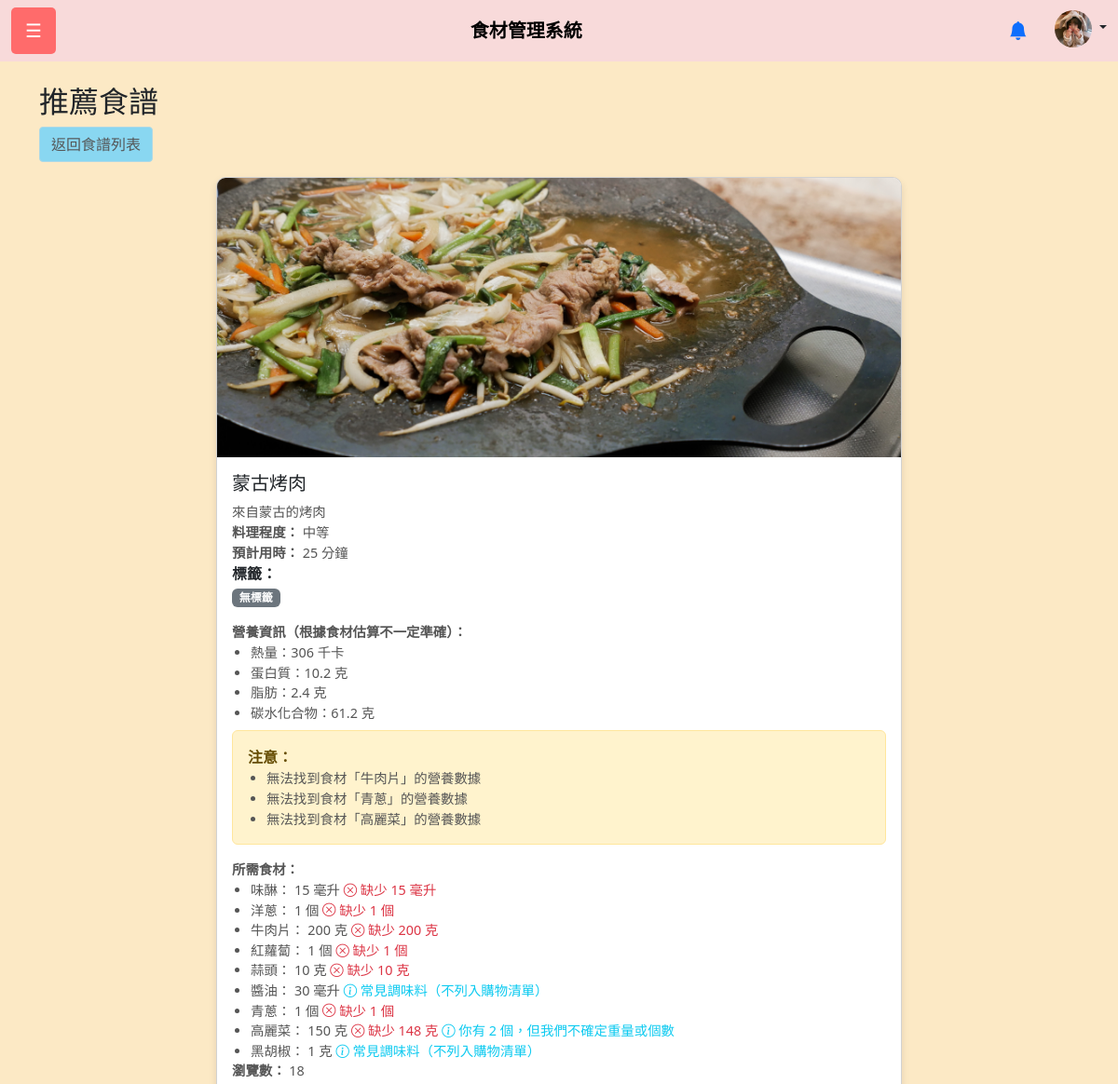
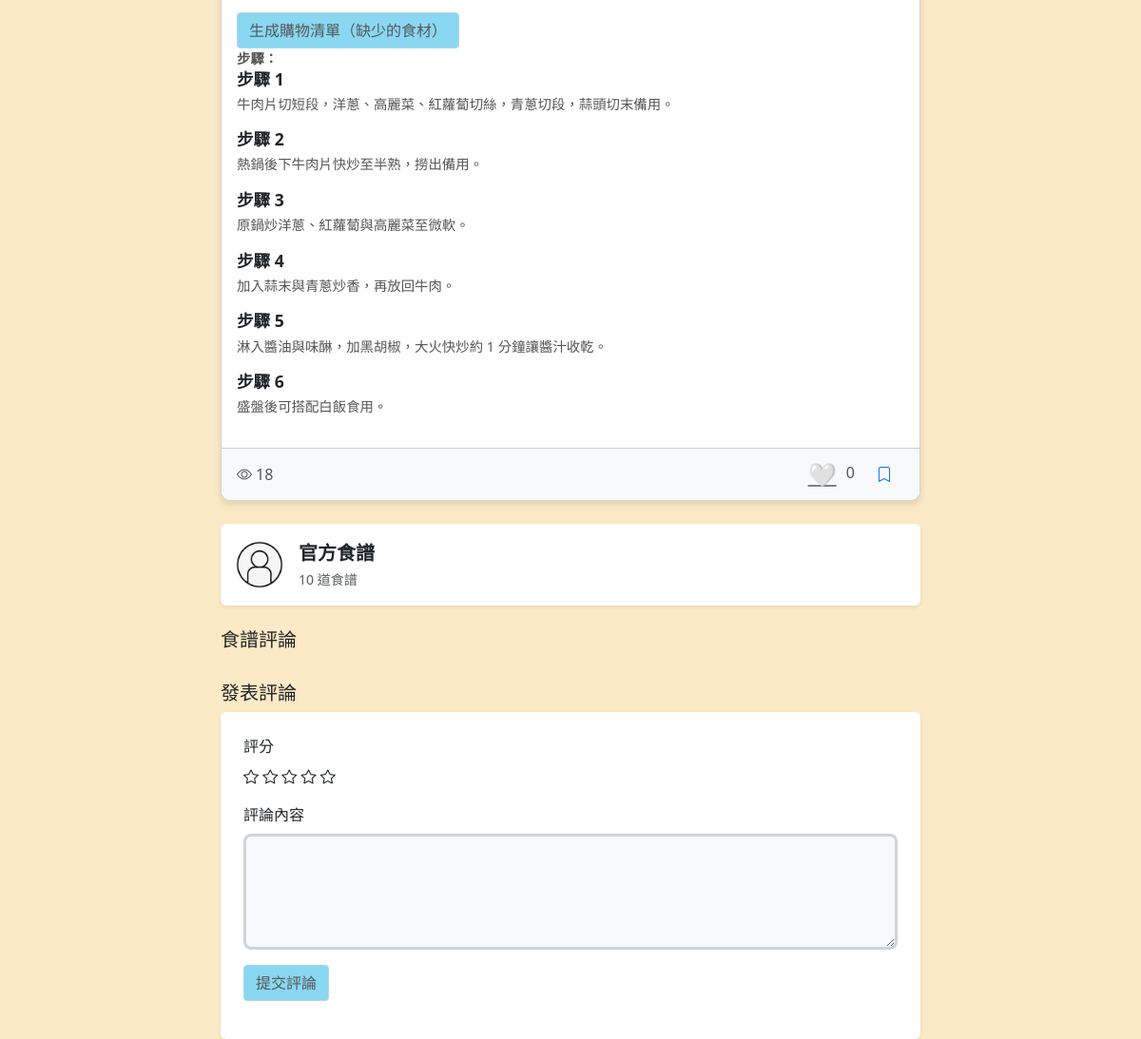
Page /recipe_detail.php?RecipeId=26 (signed in) on the committed database (2 pictures, top to bottom).
### tables this page shows
CREATE TABLE `recipe` (
  `RecipeId` int(11) NOT NULL,
  `rName` varchar(50) NOT NULL,
  `cooktime` int(11) DEFAULT NULL,
  `DifficultyLevel` varchar(20) DEFAULT NULL,
  `Description` text DEFAULT NULL,
  `uId` int(11) NOT NULL,
  `UploadDate` timestamp NOT NULL DEFAULT current_timestamp(),
  `CoverImage` varchar(255) DEFAULT NULL,
  `ViewCount` int(11) NOT NULL DEFAULT 0
);

CREATE TABLE `recipeingredient` (
  `RecipeId` int(11) NOT NULL,
  `IngredientName` varchar(100) NOT NULL,
  `Quantity` int(11) DEFAULT NULL,
  `Unit` varchar(50) DEFAULT NULL
);

CREATE TABLE `user` (
  `uId` int(11) NOT NULL,
  `uName` varchar(50) NOT NULL,
  `Password` varchar(255) NOT NULL,
  `Email` varchar(50) NOT NULL,
  `Language` varchar(50) DEFAULT NULL,
  `uImage` varchar(255) DEFAULT NULL
);

### recipe_detail.php (the view, shortened to what the rows shown need)
<?php
$recipeId = (int) $_GET['RecipeId'];
$conn = new mysqli("localhost", "root", "", "foodmanager");
$stmt = $conn->prepare("
    SELECT r.RecipeId, r.rName, r.cooktime, r.DifficultyLevel, r.Description, r.uId, r.UploadDate, r.CoverImage, r.ViewCount, u.uName, u.uImage
    FROM recipe r
    JOIN user u ON r.uId = u.uId
    WHERE r.RecipeId = ?
");
$stmt->bind_param("i", $recipeId);
$stmt->execute();
$result = $stmt->get_result();
$recipe = $result->fetch_assoc();
$stmt = $conn->prepare("
    SELECT IngredientName, Quantity, Unit
    FROM recipeingredient
    WHERE RecipeId = ?
");
$stmt->bind_param("i", $recipeId);
$stmt->execute();
$ingResult = $stmt->get_result();
$ingredients = [];
while ($ingRow = $ingResult->fetch_assoc()) {
    $ingredients[] = $ingRow;
}
$totalNutrition = [
    'kcal' => 0,
    'protein' => 0,
    'fat' => 0,
    'carbohydrate' => 0,
];
$nutritionNotes = [];
$unitToGrams = [
    '個' => 50,
    '瓶' => 500,
    '包' => 100,
    '公斤' => 1000,
    '克' => 1,
    '毫升' => 1,
];
foreach ($ingredients as &$ingredient) {
    $ingredientName = trim($ingredient['IngredientName']);
    $quantity = (float) $ingredient['Quantity'];
    $unit = $ingredient['Unit'];
    $stmt = $conn->prepare("SELECT sample_name, kcal, protein, fat, carbohydrate FROM nutrition_facts");
    $stmt->execute();
    $nutritionResult = $stmt->get_result();
    $bestMatch = null;
    $highestSimilarity = 0;
    $similarityThreshold = 70;
    while ($nutritionRow = $nutritionResult->fetch_assoc()) {
        similar_text(strtolower($ingredientName), strtolower($nutritionRow['sample_name']), $percent);
        if ($percent >= $similarityThreshold && $percent > $highestSimilarity) {
            $highestSimilarity = $percent;
            $bestMatch = $nutritionRow;
        }
    }
    if ($bestMatch) {
        $grams = 0;
        if (!empty($unit) && isset($unitToGrams[$unit])) {
            $grams = $quantity * $unitToGrams[$unit];
        } else {
            $nutritionNotes[] = "食材「{$ingredientName}」的單位「{$unit}」無法轉換為克，營養計算可能不準確";
            $grams = $quantity;
        }
        $factor = $grams / 100;
        $totalNutrition['kcal'] += (float) ($bestMatch['kcal'] ?? 0) * $factor;
        $totalNutrition['protein'] += (float) ($bestMatch['protein'] ?? 0) * $factor;
        $totalNutrition['fat'] += (float) ($bestMatch['fat'] ?? 0) * $factor;
        $totalNutrition['carbohydrate'] += (float) ($bestMatch['carbohydrate'] ?? 0) * $factor;
    } else {
        $nutritionNotes[] = "無法找到食材「{$ingredientName}」的營養數據";
    }
}
$weightUnits = ['g', 'kg'];
$countUnits = ['個'];
$userIngredients = [];
$missingIngredients = [];
if (isset($_SESSION['user_id'])) {
    $uId = $_SESSION['user_id'];
    $stmt = $conn->prepare("SELECT IName, Quantity, Unit FROM ingredient WHERE uId = ? AND Quantity > 0");
    $stmt->bind_param("i", $uId);
    $stmt->execute();
    $userIngResult = $stmt->get_result();
    while ($row = $userIngResult->fetch_assoc()) {
        $userIngredients[strtolower(trim($row['IName']))] = [
            'name' => $row['IName'],
            'quantity' => $row['Quantity'],
            'unit' => $row['Unit']
        ];
    }
    foreach ($ingredients as &$ingredient) {
        $ingredientName = strtolower(trim($ingredient['IngredientName']));
        $requiredQuantity = (float) $ingredient['Quantity'];
        $requiredUnit = $ingredient['Unit'];
        if (isset($userIngredients[$ingredientName])) {
            $availableQuantity = $userIngredients[$ingredientName]['quantity'];
            $availableUnit = $userIngredients[$ingredientName]['unit'];
            $convertedAvailable = $availableQuantity;
            $unitMismatch = ($requiredUnit !== $availableUnit);
            if ($unitMismatch && !empty($requiredUnit)) {
                if (in_array($requiredUnit, $weightUnits) && in_array($availableUnit, $countUnits)) {
                    $ingredient['unitNote'] = "缺少 {$ingredient['missing']} {$requiredUnit}，你有 {$availableQuantity} {$availableUnit}，但我們不確定重量";
                } elseif (in_array($requiredUnit, $countUnits) && in_array($availableUnit, $weightUnits)) {
                    $ingredient['unitNote'] = "缺少 {$ingredient['missing']} {$requiredUnit}，你有 {$availableQuantity} {$availableUnit}，但我們不確定個數";
                } else {
                    $ingredient['unitNote'] = "你有 {$availableQuantity} {$availableUnit}，但我們不確定重量或個數";
                }
            }
            if ($convertedAvailable >= $requiredQuantity) {
                $ingredient['hasEnough'] = true;
                if ($unitMismatch) {
                    if (in_array($requiredUnit, $weightUnits) && in_array($availableUnit, $countUnits)) {
                        $ingredient['unitNote'] = "你有 {$availableQuantity} {$availableUnit}，但我們不確定重量";
                    } elseif (in_array($requiredUnit, $countUnits) && in_array($availableUnit, $weightUnits)) {
                        $ingredient['unitNote'] = "你有 {$availableQuantity} {$availableUnit}，但我們不確定個數";
                    } else {
                        $ingredient['unitNote'] = "你有 {$availableQuantity} {$availableUnit}，但我們不確定重量或個數";
                    }
                }
            } else {
                $ingredient['hasEnough'] = false;
                $ingredient['missing'] = round($requiredQuantity - $convertedAvailable);
                if ($unitMismatch) {
                    if (in_array($requiredUnit, $weightUnits) && in_array($availableUnit, $countUnits)) {
                        $ingredient['unitNote'] = "缺少 {$ingredient['missing']} {$requiredUnit}，你有 {$availableQuantity} {$availableUnit}，但我們不確定重量";
                    } elseif (in_array($requiredUnit, $countUnits) && in_array($availableUnit, $weightUnits)) {
                        $ingredient['unitNote'] = "缺少 {$ingredient['missing']} {$requiredUnit}，你有 {$availableQuantity} {$availableUnit}，但我們不確定個數";
                    } else {
                        $ingredient['unitNote'] = "你有 {$availableQuantity} {$availableUnit}，但我們不確定重量或個數";
                    }
                }
            }
        } else {
            $ingredient['hasEnough'] = false;
            $ingredient['missing'] = round($requiredQuantity);
        }
        if (!$ingredient['isSeasoning'] && !$ingredient['hasEnough']) {
            $ingredientKey = $ingredient['IngredientName'];
            $acceptedAlternative = isset($_SESSION['ingredient_alternatives'][$recipeId][$ingredientKey]) &&
                $_SESSION['ingredient_alternatives'][$recipeId][$ingredientKey] === 'accept';
            if (!$acceptedAlternative) {
                $missingIngredients[] = $ingredient;
            }
        }
    }
}
$stmt = $conn->prepare("
    SELECT StepOrder, StepDescription, StepImage
    FROM recipesteps
    WHERE RecipeId = ?
    ORDER BY StepOrder ASC
");
$stmt->bind_param("i", $recipeId);
$stmt->execute();
$stepResult = $stmt->get_result();
$steps = [];
while ($stepRow = $stepResult->fetch_assoc()) {
    $steps[] = $stepRow;
}
$stmtCount = $conn->prepare("SELECT COUNT(*) AS recipe_count FROM recipe WHERE uId = ?");
$stmtCount->bind_param("i", $recipe['uId']);
$stmtCount->execute();
$resultCount = $stmtCount->get_result();
$authorRecipeCount = 0;
if ($rowCount = $resultCount->fetch_assoc()) {
    $authorRecipeCount = $rowCount['recipe_count'];
}
?>
<!DOCTYPE html>
<html lang="zh-Hant">
<head>
    <link rel="stylesheet" href="css/boot.css">
    <link href="https://cdn.jsdelivr.net/npm/bootstrap@5.3.0/dist/css/bootstrap.min.css" rel="stylesheet">
    <link href="https://cdn.jsdelivr.net/npm/bootstrap-icons@1.10.5/font/bootstrap-icons.css" rel="stylesheet">
</head>
<body>
    <div class="container mt-4">
        <h2>推薦食譜</h2>
        <div class="row">
            <div class="col-md-8 offset-md-2">
                <div class="card">
                    <?php if ($recipe['CoverImage']): ?>
                        <img src="<?php echo htmlspecialchars($recipe['CoverImage']); ?>" class="card-img-top" alt="食譜封面">
                    <?php else: ?>
                        <img src="img/recipe-placeholder.jpg" class="card-img-top" alt="預設封面">
                    <?php endif; ?>
                    <div class="card-body">
                        <h5 class="card-title"><?php echo htmlspecialchars($recipe['rName']); ?></h5>
                        <p class="card-text">
                            <?php echo nl2br(htmlspecialchars($recipe['Description'] ?? '無簡介')); ?>
                        </p>
                        <p class="card-text">
                            <strong>料理程度：</strong>
                            <?php echo htmlspecialchars($recipe['DifficultyLevel'] ?? '未指定'); ?>
                        </p>
                        <p class="card-text">
                            <strong>預計用時：</strong>
                            <?php echo $recipe['cooktime'] ? $recipe['cooktime'] . ' 分鐘' : '未指定'; ?>
                        </p>
                        <p>
                        <div class="mb-3">
                        </div>
                        </p>
                        <p class="card-text">
                            <strong>營養資訊（根據食材估算不一定準確）：</strong>
                            <?php if (empty($ingredients)): ?>
                                <small class="text-muted">尚未添加食材，無法計算營養資訊</small>
                            <?php else: ?>
                        <ul>
                        </ul>
                        <?php if (!empty($nutritionNotes)): ?>
                            <div class="alert alert-warning mt-2">
                            </div>
                        <?php endif; ?>
                    <?php endif; ?>
                    </p>
                    <p class="card-text">
                        <strong>所需食材：</strong>
                        <?php if (empty($ingredients)): ?>
                            <small class="text-muted">尚未添加食材</small>
                        <?php else: ?>
                    <ul>
                        <?php foreach ($ingredients as $ing): ?>
                            <li>
                                <?php echo htmlspecialchars($ing['IngredientName']); ?>：
                                <?php echo round($ing['Quantity']); ?>
                                <?php echo htmlspecialchars($ing['Unit'] ?? ''); ?>
                                <?php if ($ing['isSeasoning']): ?>
                                    <span class="text-info"><i class="bi bi-info-circle"></i> 常見調味料（不列入購物清單）</span>
                                <?php elseif (isset($ing['hasEnough'])): ?>
                                    <?php if ($ing['hasEnough']): ?>
                                        <span class="text-success"><i class="bi bi-check-circle"></i> 已擁有</span>
                                        <?php if (isset($ing['unitNote'])): ?>
                                            <span class="text-info"><i class="bi bi-info-circle"></i> <?php echo $ing['unitNote']; ?></span>
                                        <?php endif; ?>
                                    <?php else: ?>
                                        <span class="text-danger"><i class="bi bi-x-circle"></i> 缺少 <?php echo round($ing['missing']); ?> <?php echo $ing['Unit'] ?? '未知單位'; ?></span>
                                        <?php if (isset($ing['unitNote'])): ?>
                                            <span class="text-info"><i class="bi bi-info-circle"></i> <?php echo $ing['unitNote']; ?></span>
                                        <?php endif; ?>
                                    <?php endif; ?>
                                <?php else: ?>
                                    <span class="text-muted"><i class="bi bi-question-circle"></i> 請登入以查看庫存</span>
                                <?php endif; ?>
                            </li>
                        <?php endforeach; ?>
                    </ul>
                    <p><strong>瀏覽數：</strong> <?php echo htmlspecialchars($recipe['ViewCount']); ?></p>
                    <?php if (!empty($missingIngredients)): ?>
                        <form method="POST" class="mt-3" onsubmit="return confirmDeleteIngredients();">
                            <button type="submit" name="generate_shopping_list" class="btn custom-btn-light-blue">
                                生成購物清單（缺少的食材）
                            </button>
                        </form>
                    <?php endif; ?>
                <?php endif; ?>
                </p>
                <?php if (!empty($steps)): ?>
                    <p class="card-text">
                        <strong>步驟：</strong>
                        <?php foreach ($steps as $step): ?>
                    <div class="row mb-3">
                    </div>
                <?php endforeach; ?>
                </p>
            <?php endif; ?>
                    </div>
                    <div class="card-footer d-flex justify-content-between align-items-center">
                        <div class="d-flex align-items-center">
                            <div class="d-flex align-items-center me-3" style="color: #555; font-size: 1rem;">
                                <i class="bi bi-eye me-1"></i>
                                <span><?php echo htmlspecialchars($recipe['ViewCount'] ?? 0); ?></span>
                            </div>
                        </div>
                        <div class="d-flex align-items-center">
                        </div>
                    </div>
                </div>
<div class="mt-4 p-3 bg-white rounded shadow-sm d-flex align-items-center author-card"
    onclick="window.location.href='user_profile.php?uid=<?= $recipe['uId'] ?>';"
    style="cursor: pointer;"
    title="查看作者的食譜">
    <img src="<?php echo htmlspecialchars($recipe['uImage'] ?? 'img/user-placeholder.jpg'); ?>"
        class="rounded-circle me-3" alt="頭像" width="50" height="50">
    <div>
        <span class="fs-5 fw-semibold d-block"><?php echo htmlspecialchars($recipe['uName']); ?></span>
        <small class="text-muted"><?php echo $authorRecipeCount; ?> 道食譜</small>
    </div>
</div>
            </div>
        </div>
    </div>
</body>
</html>

### rows in the picture
recipe: CoverImage (picture), rName "蒙古烤肉", Description "來自蒙古的烤肉", DifficultyLevel "中等", cooktime "25", ViewCount "18", uId.uImage (placeholder picture), uId.uName "官方食譜"
recipeingredient: IngredientName "味醂", Quantity "15", Unit "毫升"
recipeingredient: IngredientName "洋蔥", Quantity "1", Unit "個"
recipeingredient: IngredientName "牛肉片", Quantity "200", Unit "克"
recipeingredient: IngredientName "紅蘿蔔", Quantity "1", Unit "個"
recipeingredient: IngredientName "蒜頭", Quantity "10", Unit "克"
recipeingredient: IngredientName "醬油", Quantity "30", Unit "毫升", shows "常見調味料（不列入購物清單）"
recipeingredient: IngredientName "青蔥", Quantity "1", Unit "個"
recipeingredient: IngredientName "高麗菜", Quantity "150", Unit "克", missing "148", unitNote "你有 2 個，但我們不確定重量或個數"
recipeingredient: IngredientName "黑胡椒", Quantity "1", Unit "克", shows "常見調味料（不列入購物清單）"

### other values in the picture
$totalNutrition['kcal'] "306"
$totalNutrition['protein'] "10.2"
$totalNutrition['fat'] "2.4"
$totalNutrition['carbohydrate'] "61.2"
$note "無法找到食材「牛肉片」的營養數據"
$note "無法找到食材「青蔥」的營養數據"
$note "無法找到食材「高麗菜」的營養數據"
$step['StepOrder'] "1"
$step['StepDescription'] "牛肉片切短段，洋蔥、高麗菜、紅蘿蔔切絲，青蔥切段，蒜頭切末備用。"
$step['StepOrder'] "2"
$step['StepDescription'] "熱鍋後下牛肉片快炒至半熟，撈出備用。"
$step['StepOrder'] "3"
$step['StepDescription'] "原鍋炒洋蔥、紅蘿蔔與高麗菜至微軟。"
$step['StepOrder'] "4"
$step['StepDescription'] "加入蒜末與青蔥炒香，再放回牛肉。"
